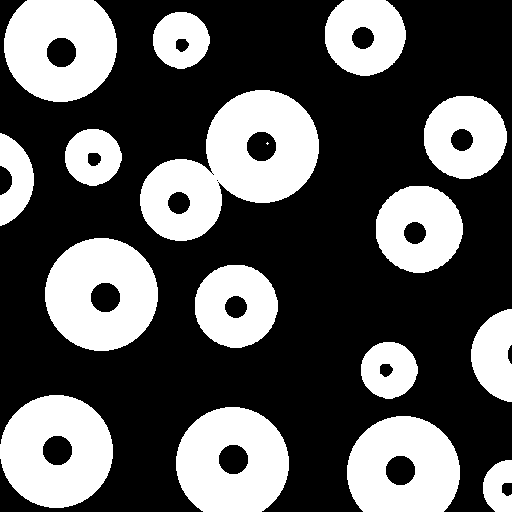
%> input picture Unidad5/donas.tif, 512 x 512 px
$ octave P5_Ejercicio9.m   (GNU Octave 9; MATLAB toolbox functions it lacks are replaced by stand-ins)
%> lines starting %> are read from the running program, lines starting %| are printed output that depends on the picture; in (x1, y1, x2, y2) boxes, pixels count from 0 and x2, y2 are one past the last pixel; in counts of white or black regions, pixels touching at a corner belong together; the program's own positions count from 1
clc; clear all; close all;
%%Practica 5: Procesamiento morfologico
%%Ejercicio 9:Seleccione una imagen binaria que tenga objetos con agujeros
%y apl韖uele el comandoimfill para rellenarlos. Pruebe tambi閚 el comando
%imclearborder para eliminar objetostocando los bordes de la imagen.

%Explicacion del tema :
%{
Rellenado de regiones (agujeros) :  O =imfill(I,'holes');
Eliminacion de objetos que tocan los bordes de la imagen :
O=imclearborder(I,conn)
el parametro conn puede ser 4 u 8 (default)
%}


I = imread('donas.tif');
%> I is the input picture: size 512x512 uint8; 35.3% white; 17 white regions (1 under 20 px), largest, box (x1, y1, x2, y2) and area: (140, 90, 319, 241) 14240, (45, 238, 158, 351) 9332, (0, 395, 113, 508) 9332

O_fill=imfill(I,'holes');
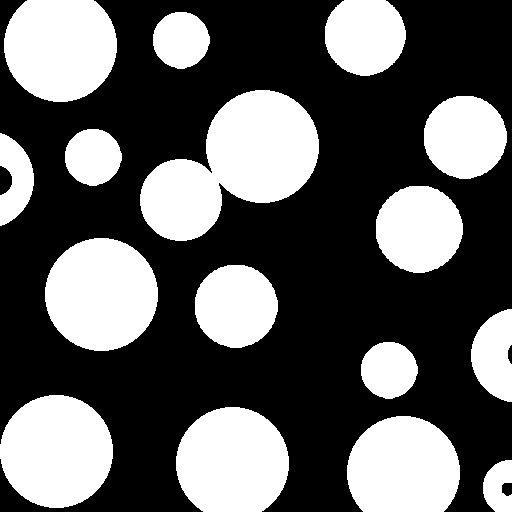
%> O_fill: size 512x512 uint8; 37.7% white; 16 white regions, largest, box (x1, y1, x2, y2) and area: (140, 90, 319, 241) 15293, (45, 238, 158, 351) 10005, (0, 395, 113, 508) 10005
O_clear=imclearborder(O_fill);
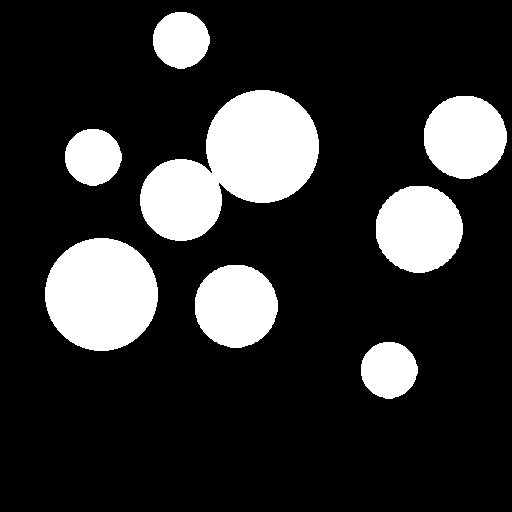
%> O_clear: size 512x512 uint8; 18.9% white; 8 white regions, largest, box (x1, y1, x2, y2) and area: (140, 90, 319, 241) 15293, (45, 238, 158, 351) 10005, (376, 186, 463, 273) 5936

figure
subplot(1,3,1);imshow(I);title('Imagen original');
subplot(1,3,2);imshow(O_fill);title('Imagen con imfill');
subplot(1,3,3);imshow(O_clear);title('Imagen con imfill + imclearborder');

$ run again, with Unidad5/huella.tif copied over Unidad5/donas.tif
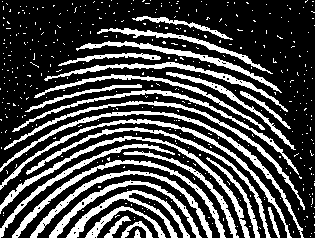
%> input picture Unidad5/huella.tif, 315 x 238 px
%> I: size 238x315 logical; 28.5% white; 414 white regions (387 under 20 px), largest, box (x1, y1, x2, y2) and area: (0, 111, 304, 238) 1388, (0, 136, 250, 238) 1372, (0, 119, 292, 238) 1337
%> `O_fill=imfill(I,'holes');`:
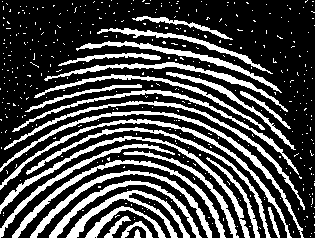
%> O_fill: size 238x315 logical; 28.8% white; 414 white regions (387 under 20 px), largest, box (x1, y1, x2, y2) and area: (0, 111, 304, 238) 1397, (0, 136, 250, 238) 1379, (0, 119, 292, 238) 1340
%> `O_clear=imclearborder(O_fill);`:
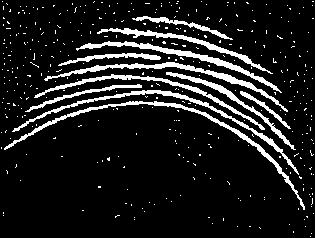
%> O_clear: size 238x315 logical; 11.7% white; 383 white regions (372 under 20 px), largest, box (x1, y1, x2, y2) and area: (4, 101, 305, 210) 1212, (12, 90, 299, 175) 1077, (44, 62, 288, 112) 1045
